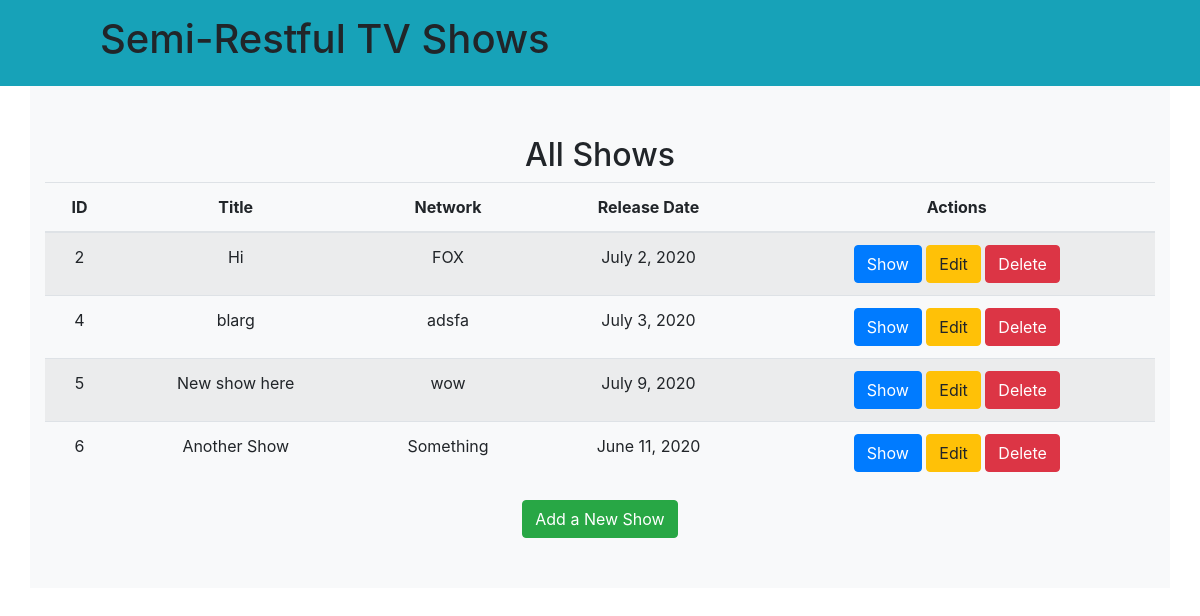
The app's page /shows/, older data.
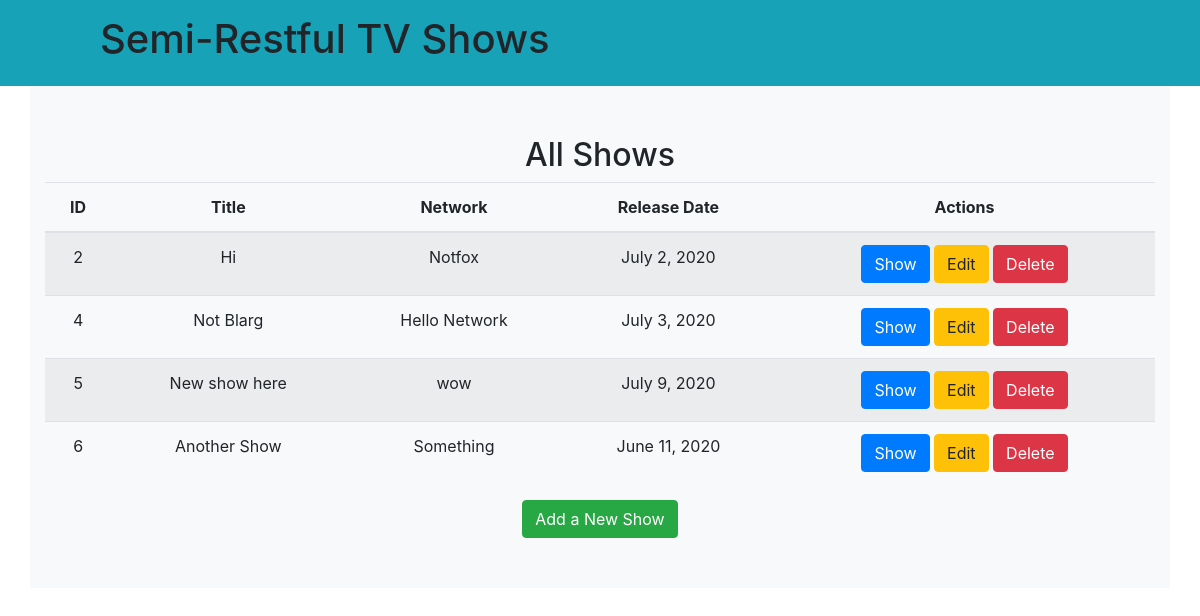
The same page, newer data.
### app/models.py (models this page shows)
class Show(models.Model):
    title = models.CharField(max_length=255)
    network = models.CharField(max_length=255)
    release_date = models.DateField()
    description = models.TextField(null=True)
    created_at = models.DateTimeField(auto_now_add=True)
    updated_at = models.DateTimeField(auto_now=True)
    objects = ShowManager()

### app/views.py (the view)
# urls.py: path('shows/', views.shows, name='shows'),
def shows(request):
    context = {'shows': Show.objects.all()}
    return render(request, 'shows.html', context)

### app/templates/shows.html (shortened to what this page needs)
<!DOCTYPE html>
<html lang="en">
<head>
  {% load static %}
  <link rel="stylesheet" href="{% static 'css/normalize.css' %}">
  <link rel="stylesheet" href="{% static 'css/style.css' %}">
  <link rel="stylesheet"
    href="https://stackpath.bootstrapcdn.com/bootstrap/4.5.0/css/bootstrap.min.css"
>
</head>
<body>
  <header class="bg-info">
    <h1>Semi-Restful TV Shows</h1>
  </header>
  <main class="container bg-light text-center">
    <h2>All Shows</h2>
    <table class="table table-hover table-striped">
      <thead>
        <th>ID</th>
        <th>Title</th>
        <th>Network</th>
        <th>Release Date</th>
        <th>Actions</th>
      </thead>
      <tbody>
        {% for show in shows %}
        <tr>
          <td>{{ show.id }}</td>
          <td>{{ show.title }}</td>
          <td>{{ show.network }}</td>
          <td>{{ show.release_date }}</td>
          <td>
            <a class="btn btn-primary"
              href="{% url 'app:view_show' show_id=show.id%}">Show</a>
            <a class="btn btn-warning"
              href="{% url 'app:edit_show' show_id=show.id%}">Edit</a>
            <a class="btn btn-danger"
              href="{% url 'app:destroy_show' show_id=show.id%}">Delete</a>
          </td>
        </tr>
        {% endfor %}
      </tbody>
    </table>
    <a href="{% url 'app:new_show' %}" class="btn btn-success">
      Add a New Show
    </a>
  </main>
</body>
</html>

Row changes from the older to the newer data that the page shows:
changed Show "Hi": network "FOX" → "Notfox"
changed Show id 4: title "blarg" → "Not Blarg"; network "adsfa" → "Hello Network"
